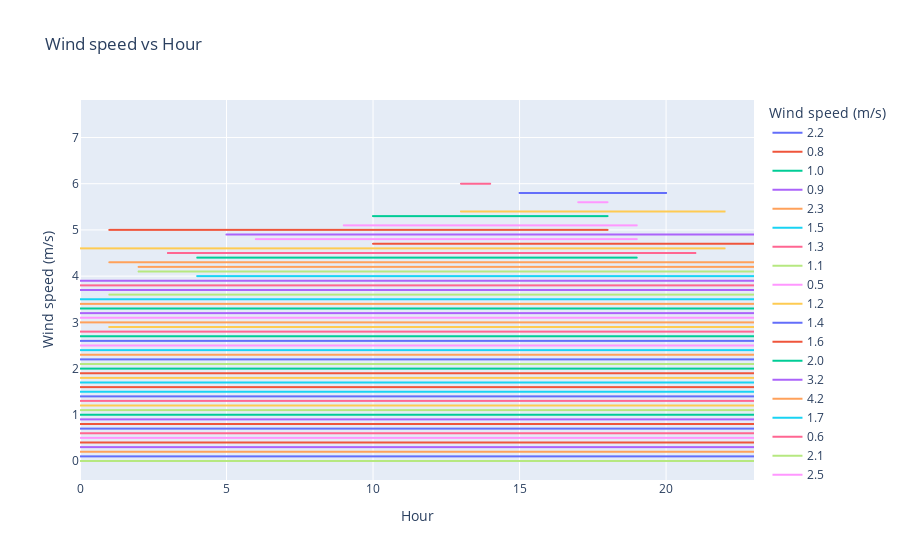

Write notebook code for a chart like this one.
### Code cell
# Line chart for Wind speed vs Hour
fig_wind = px.line(data, x='Hour', y='Wind speed (m/s)', title='Wind speed vs Hour',color='Wind speed (m/s)')
fig_wind.show()

### Figure 1 — Plotly figure (JSON) as saved in the notebook; plotly's stock layout.template omitted (floating-point values rounded to 4 significant figures; data arrays with more than 128 entries replaced by an {"elided": "..."} marker saying what was removed)
{"data": [{"hovertemplate": "Wind speed (m/s)=%{y}<br>Hour=%{x}<extra></extra>", "legendgroup": "2.2", "line": {"color": "#636efa", "dash": "solid"}, "marker": {"symbol": "circle"}, "mode": "lines", "name": "2.2", "showlegend": true, "type": "scattergl", "x": {"elided": "229 int values"}, "xaxis": "x", "y": {"elided": "229 float values"}, "yaxis": "y"}, {"hovertemplate": "Wind speed (m/s)=%{y}<br>Hour=%{x}<extra></extra>", "legendgroup": "0.8", "line": {"color": "#EF553B", "dash": "solid"}, "marker": {"symbol": "circle"}, "mode": "lines", "name": "0.8", "showlegend": true, "type": "scattergl", "x": {"elided": "385 int values"}, "xaxis": "x", "y": {"elided": "385 float values"}, "yaxis": "y"}, {"hovertemplate": "Wind speed (m/s)=%{y}<br>Hour=%{x}<extra></extra>", "legendgroup": "1.0", "line": {"color": "#00cc96", "dash": "solid"}, "marker": {"symbol": "circle"}, "mode": "lines", "name": "1.0", "showlegend": true, "type": "scattergl", "x": {"elided": "388 int values"}, "xaxis": "x", "y": {"elided": "388 int values"}, "yaxis": "y"}, {"hovertemplate": "Wind speed (m/s)=%{y}<br>Hour=%{x}<extra></extra>", "legendgroup": "0.9", "line": {"color": "#ab63fa", "dash": "solid"}, "marker": {"symbol": "circle"}, "mode": "lines", "name": "0.9", "showlegend": true, "type": "scattergl", "x": {"elided": "388 int values"}, "xaxis": "x", "y": {"elided": "388 float values"}, "yaxis": "y"}, {"hovertemplate": "Wind speed (m/s)=%{y}<br>Hour=%{x}<extra></extra>", "legendgroup": "2.3", "line": {"color": "#FFA15A", "dash": "solid"}, "marker": {"symbol": "circle"}, "mode": "lines", "name": "2.3", "showlegend": true, "type": "scattergl", "x": {"elided": "217 int values"}, "xaxis": "x", "y": {"elided": "217 float values"}, "yaxis": "y"}, {"hovertemplate": "Wind speed (m/s)=%{y}<br>Hour=%{x}<extra></extra>", "legendgroup": "1.5", "line": {"color": "#19d3f3", "dash": "solid"}, "marker": {"symbol": "circle"}, "mode": "lines", "name": "1.5", "showlegend": true, "type": "scattergl", "x": {"elided": "343 int values"}, "xaxis": "x", "y": {"elided": "343 float values"}, "yaxis": "y"}, {"hovertemplate": "Wind speed (m/s)=%{y}<br>Hour=%{x}<extra></extra>", "legendgroup": "1.3", "line": {"color": "#FF6692", "dash": "solid"}, "marker": {"symbol": "circle"}, "mode": "lines", "name": "1.3", "showlegend": true, "type": "scattergl", "x": {"elided": "344 int values"}, "xaxis": "x", "y": {"elided": "344 float values"}, "yaxis": "y"}, {"hovertemplate": "Wind speed (m/s)=%{y}<br>Hour=%{x}<extra></extra>", "legendgroup": "1.1", "line": {"color": "#B6E880", "dash": "solid"}, "marker": {"symbol": "circle"}, "mode": "lines", "name": "1.1", "showlegend": true, "type": "scattergl", "x": {"elided": "420 int values"}, "xaxis": "x", "y": {"elided": "420 float values"}, "yaxis": "y"}, {"hovertemplate": "Wind speed (m/s)=%{y}<br>Hour=%{x}<extra></extra>", "legendgroup": "0.5", "line": {"color": "#FF97FF", "dash": "solid"}, "marker": {"symbol": "circle"}, "mode": "lines", "name": "0.5", "showlegend": true, "type": "scattergl", "x": {"elided": "258 int values"}, "xaxis": "x", "y": {"elided": "258 float values"}, "yaxis": "y"}, {"hovertemplate": "Wind speed (m/s)=%{y}<br>Hour=%{x}<extra></extra>", "legendgroup": "1.2", "line": {"color": "#FECB52", "dash": "solid"}, "marker": {"symbol": "circle"}, "mode": "lines", "name": "1.2", "showlegend": true, "type": "scattergl", "x": {"elided": "403 int values"}, "xaxis": "x", "y": {"elided": "403 float values"}, "yaxis": "y"}, {"hovertemplate": "Wind speed (m/s)=%{y}<br>Hour=%{x}<extra></extra>", "legendgroup": "1.4", "line": {"color": "#636efa", "dash": "solid"}, "marker": {"symbol": "circle"}, "mode": "lines", "name": "1.4", "showlegend": true, "type": "scattergl", "x": {"elided": "355 int values"}, "xaxis": "x", "y": {"elided": "355 float values"}, "yaxis": "y"}, {"hovertemplate": "Wind speed (m/s)=%{y}<br>Hour=%{x}<extra></extra>", "legendgroup": "1.6", "line": {"color": "#EF553B", "dash": "solid"}, "marker": {"symbol": "circle"}, "mode": "lines", "name": "1.6", "showlegend": true, "type": "scattergl", "x": {"elided": "332 int values"}, "xaxis": "x", "y": {"elided": "332 float values"}, "yaxis": "y"}, {"hovertemplate": "Wind speed (m/s)=%{y}<br>Hour=%{x}<extra></extra>", "legendgroup": "2.0", "line": {"color": "#00cc96", "dash": "solid"}, "marker": {"symbol": "circle"}, "mode": "lines", "name": "2.0", "showlegend": true, "type": "scattergl", "x": {"elided": "281 int values"}, "xaxis": "x", "y": {"elided": "281 int values"}, "yaxis": "y"}, {"hovertemplate": "Wind speed (m/s)=%{y}<br>Hour=%{x}<extra></extra>", "legendgroup": "3.2", "line": {"color": "#ab63fa", "dash": "solid"}, "marker": {"symbol": "circle"}, "mode": "lines", "name": "3.2", "showlegend": true, "type": "scattergl", "x": [15, 19, 6, 4, 5, 21, 13, 20, 13, 23, 4, 21, 11, 3, 5, 8, 10, 13, 14, 18, 19, 6, 19, 21, 12, 19, 14, 1, 21, 3, 11, 22, 0, 19, 23, 15, 13, 18, 23, 0, 16, 8, 18, 21, 16, 13, 21, 18, 13, 16, 19, 13, 17, 17, 19, 16, 14, 21, 21, 15, 22, 18, 20, 16, 17, 1, 6, 17, 15, 17, 16, 16, 16, 5, 13, 17, 15, 17, 18, 16, 16, 13, 13, 18, 19, 22, 18, 15, 14, 15, 21, 16, 10, 12, 10, 11, 19, 14, 14, 17, 16, 17, 16, 17, 7, 17, 0, 7, 20, 16, 4, 1, 11, 21], "xaxis": "x", "y": [3.2, 3.2, 3.2, 3.2, 3.2, 3.2, 3.2, 3.2, 3.2, 3.2, 3.2, 3.2, 3.2, 3.2, 3.2, 3.2, 3.2, 3.2, 3.2, 3.2, 3.2, 3.2, 3.2, 3.2, 3.2, 3.2, 3.2, 3.2, 3.2, 3.2, 3.2, 3.2, 3.2, 3.2, 3.2, 3.2, 3.2, 3.2, 3.2, 3.2, 3.2, 3.2, 3.2, 3.2, 3.2, 3.2, 3.2, 3.2, 3.2, 3.2, 3.2, 3.2, 3.2, 3.2, 3.2, 3.2, 3.2, 3.2, 3.2, 3.2, 3.2, 3.2, 3.2, 3.2, 3.2, 3.2, 3.2, 3.2, 3.2, 3.2, 3.2, 3.2, 3.2, 3.2, 3.2, 3.2, 3.2, 3.2, 3.2, 3.2, 3.2, 3.2, 3.2, 3.2, 3.2, 3.2, 3.2, 3.2, 3.2, 3.2, 3.2, 3.2, 3.2, 3.2, 3.2, 3.2, 3.2, 3.2, 3.2, 3.2, 3.2, 3.2, 3.2, 3.2, 3.2, 3.2, 3.2, 3.2, 3.2, 3.2, 3.2, 3.2, 3.2, 3.2], "yaxis": "y"}, {"hovertemplate": "Wind speed (m/s)=%{y}<br>Hour=%{x}<extra></extra>", "legendgroup": "4.2", "line": {"color": "#FFA15A", "dash": "solid"}, "marker": {"symbol": "circle"}, "mode": "lines", "name": "4.2", "showlegend": true, "type": "scattergl", "x": [16, 9, 17, 23, 2, 13, 10, 12, 17, 16, 17, 8, 16, 17, 17, 12, 12, 16, 17, 16, 16, 14, 22, 12, 15, 20], "xaxis": "x", "y": [4.2, 4.2, 4.2, 4.2, 4.2, 4.2, 4.2, 4.2, 4.2, 4.2, 4.2, 4.2, 4.2, 4.2, 4.2, 4.2, 4.2, 4.2, 4.2, 4.2, 4.2, 4.2, 4.2, 4.2, 4.2, 4.2], "yaxis": "y"}, {"hovertemplate": "Wind speed (m/s)=%{y}<br>Hour=%{x}<extra></extra>", "legendgroup": "1.7", "line": {"color": "#19d3f3", "dash": "solid"}, "marker": {"symbol": "circle"}, "mode": "lines", "name": "1.7", "showlegend": true, "type": "scattergl", "x": {"elided": "320 int values"}, "xaxis": "x", "y": {"elided": "320 float values"}, "yaxis": "y"}, {"hovertemplate": "Wind speed (m/s)=%{y}<br>Hour=%{x}<extra></extra>", "legendgroup": "0.6", "line": {"color": "#FF6692", "dash": "solid"}, "marker": {"symbol": "circle"}, "mode": "lines", "name": "0.6", "showlegend": true, "type": "scattergl", "x": {"elided": "321 int values"}, "xaxis": "x", "y": {"elided": "321 float values"}, "yaxis": "y"}, {"hovertemplate": "Wind speed (m/s)=%{y}<br>Hour=%{x}<extra></extra>", "legendgroup": "2.1", "line": {"color": "#B6E880", "dash": "solid"}, "marker": {"symbol": "circle"}, "mode": "lines", "name": "2.1", "showlegend": true, "type": "scattergl", "x": {"elided": "226 int values"}, "xaxis": "x", "y": {"elided": "226 float values"}, "yaxis": "y"}, {"hovertemplate": "Wind speed (m/s)=%{y}<br>Hour=%{x}<extra></extra>", "legendgroup": "2.5", "line": {"color": "#FF97FF", "dash": "solid"}, "marker": {"symbol": "circle"}, "mode": "lines", "name": "2.5", "showlegend": true, "type": "scattergl", "x": {"elided": "177 int values"}, "xaxis": "x", "y": {"elided": "177 float values"}, "yaxis": "y"}, {"hovertemplate": "Wind speed (m/s)=%{y}<br>Hour=%{x}<extra></extra>", "legendgroup": "1.8", "line": {"color": "#FECB52", "dash": "solid"}, "marker": {"symbol": "circle"}, "mode": "lines", "name": "1.8", "showlegend": true, "type": "scattergl", "x": {"elided": "289 int values"}, "xaxis": "x", "y": {"elided": "289 float values"}, "yaxis": "y"}, {"hovertemplate": "Wind speed (m/s)=%{y}<br>Hour=%{x}<extra></extra>", "legendgroup": "2.6", "line": {"color": "#636efa", "dash": "solid"}, "marker": {"symbol": "circle"}, "mode": "lines", "name": "2.6", "showlegend": true, "type": "scattergl", "x": {"elided": "181 int values"}, "xaxis": "x", "y": {"elided": "181 float values"}, "yaxis": "y"}, {"hovertemplate": "Wind speed (m/s)=%{y}<br>Hour=%{x}<extra></extra>", "legendgroup": "1.9", "line": {"color": "#EF553B", "dash": "solid"}, "marker": {"symbol": "circle"}, "mode": "lines", "name": "1.9", "showlegend": true, "type": "scattergl", "x": {"elided": "227 int values"}, "xaxis": "x", "y": {"elided": "227 float values"}, "yaxis": "y"}, {"hovertemplate": "Wind speed (m/s)=%{y}<br>Hour=%{x}<extra></extra>", "legendgroup": "2.7", "line": {"color": "#00cc96", "dash": "solid"}, "marker": {"symbol": "circle"}, "mode": "lines", "name": "2.7", "showlegend": true, "type": "scattergl", "x": {"elided": "159 int values"}, "xaxis": "x", "y": {"elided": "159 float values"}, "yaxis": "y"}, {"hovertemplate": "Wind speed (m/s)=%{y}<br>Hour=%{x}<extra></extra>", "legendgroup": "3.7", "line": {"color": "#ab63fa", "dash": "solid"}, "marker": {"symbol": "circle"}, "mode": "lines", "name": "3.7", "showlegend": true, "type": "scattergl", "x": [6, 14, 10, 17, 13, 13, 6, 14, 10, 12, 5, 15, 19, 18, 10, 13, 3, 10, 22, 7, 9, 1, 18, 14, 15, 17, 19, 14, 21, 22, 20, 16, 22, 13, 19, 11, 15, 17, 16, 18, 17, 18, 14, 16, 15, 22, 13, 14, 13, 14, 16, 15, 17, 0, 15, 15, 17, 19, 13, 18, 15, 0, 16, 13, 0, 23, 8, 16, 15, 10, 14, 19, 2], "xaxis": "x", "y": [3.7, 3.7, 3.7, 3.7, 3.7, 3.7, 3.7, 3.7, 3.7, 3.7, 3.7, 3.7, 3.7, 3.7, 3.7, 3.7, 3.7, 3.7, 3.7, 3.7, 3.7, 3.7, 3.7, 3.7, 3.7, 3.7, 3.7, 3.7, 3.7, 3.7, 3.7, 3.7, 3.7, 3.7, 3.7, 3.7, 3.7, 3.7, 3.7, 3.7, 3.7, 3.7, 3.7, 3.7, 3.7, 3.7, 3.7, 3.7, 3.7, 3.7, 3.7, 3.7, 3.7, 3.7, 3.7, 3.7, 3.7, 3.7, 3.7, 3.7, 3.7, 3.7, 3.7, 3.7, 3.7, 3.7, 3.7, 3.7, 3.7, 3.7, 3.7, 3.7, 3.7], "yaxis": "y"}, {"hovertemplate": "Wind speed (m/s)=%{y}<br>Hour=%{x}<extra></extra>", "legendgroup": "3.4", "line": {"color": "#FFA15A", "dash": "solid"}, "marker": {"symbol": "circle"}, "mode": "lines", "name": "3.4", "showlegend": true, "type": "scattergl", "x": [7, 16, 0, 2, 9, 0, 20, 3, 18, 13, 3, 9, 18, 7, 10, 12, 16, 6, 10, 23, 14, 11, 13, 22, 16, 0, 6, 18, 23, 18, 15, 2, 6, 13, 14, 14, 16, 16, 16, 17, 14, 19, 5, 7, 14, 12, 13, 19, 18, 16, 18, 20, 12, 13, 18, 17, 14, 19, 16, 15, 17, 18, 13, 18, 15, 16, 17, 11, 16, 17, 12, 20, 12, 8, 15, 9, 16, 16, 12, 21, 15, 18, 15, 22, 0], "xaxis": "x", "y": [3.4, 3.4, 3.4, 3.4, 3.4, 3.4, 3.4, 3.4, 3.4, 3.4, 3.4, 3.4, 3.4, 3.4, 3.4, 3.4, 3.4, 3.4, 3.4, 3.4, 3.4, 3.4, 3.4, 3.4, 3.4, 3.4, 3.4, 3.4, 3.4, 3.4, 3.4, 3.4, 3.4, 3.4, 3.4, 3.4, 3.4, 3.4, 3.4, 3.4, 3.4, 3.4, 3.4, 3.4, 3.4, 3.4, 3.4, 3.4, 3.4, 3.4, 3.4, 3.4, 3.4, 3.4, 3.4, 3.4, 3.4, 3.4, 3.4, 3.4, 3.4, 3.4, 3.4, 3.4, 3.4, 3.4, 3.4, 3.4, 3.4, 3.4, 3.4, 3.4, 3.4, 3.4, 3.4, 3.4, 3.4, 3.4, 3.4, 3.4, 3.4, 3.4, 3.4, 3.4, 3.4], "yaxis": "y"}, {"hovertemplate": "Wind speed (m/s)=%{y}<br>Hour=%{x}<extra></extra>", "legendgroup": "3.5", "line": {"color": "#19d3f3", "dash": "solid"}, "marker": {"symbol": "circle"}, "mode": "lines", "name": "3.5", "showlegend": true, "type": "scattergl", "x": [8, 6, 16, 16, 18, 21, 9, 14, 4, 11, 9, 10, 17, 17, 11, 21, 8, 16, 10, 20, 18, 0, 16, 22, 4, 18, 13, 11, 14, 16, 0, 15, 1, 12, 7, 20, 17, 12, 10, 18, 17, 14, 3, 19, 4, 15, 23, 21, 15, 19, 17, 19, 18, 18, 17, 14, 19, 14, 8, 16, 13, 16, 20, 14, 19, 8, 20, 13, 14, 15, 0, 11, 13, 12, 14, 1, 18, 13, 23], "xaxis": "x", "y": [3.5, 3.5, 3.5, 3.5, 3.5, 3.5, 3.5, 3.5, 3.5, 3.5, 3.5, 3.5, 3.5, 3.5, 3.5, 3.5, 3.5, 3.5, 3.5, 3.5, 3.5, 3.5, 3.5, 3.5, 3.5, 3.5, 3.5, 3.5, 3.5, 3.5, 3.5, 3.5, 3.5, 3.5, 3.5, 3.5, 3.5, 3.5, 3.5, 3.5, 3.5, 3.5, 3.5, 3.5, 3.5, 3.5, 3.5, 3.5, 3.5, 3.5, 3.5, 3.5, 3.5, 3.5, 3.5, 3.5, 3.5, 3.5, 3.5, 3.5, 3.5, 3.5, 3.5, 3.5, 3.5, 3.5, 3.5, 3.5, 3.5, 3.5, 3.5, 3.5, 3.5, 3.5, 3.5, 3.5, 3.5, 3.5, 3.5], "yaxis": "y"}, {"hovertemplate": "Wind speed (m/s)=%{y}<br>Hour=%{x}<extra></extra>", "legendgroup": "4.5", "line": {"color": "#FF6692", "dash": "solid"}, "marker": {"symbol": "circle"}, "mode": "lines", "name": "4.5", "showlegend": true, "type": "scattergl", "x": [10, 14, 21, 15, 10, 15, 12, 11, 11, 12, 18, 7, 14, 15, 17, 14, 16, 15, 15, 13, 16, 20, 3, 15, 11], "xaxis": "x", "y": [4.5, 4.5, 4.5, 4.5, 4.5, 4.5, 4.5, 4.5, 4.5, 4.5, 4.5, 4.5, 4.5, 4.5, 4.5, 4.5, 4.5, 4.5, 4.5, 4.5, 4.5, 4.5, 4.5, 4.5, 4.5], "yaxis": "y"}, {"hovertemplate": "Wind speed (m/s)=%{y}<br>Hour=%{x}<extra></extra>", "legendgroup": "4.1", "line": {"color": "#B6E880", "dash": "solid"}, "marker": {"symbol": "circle"}, "mode": "lines", "name": "4.1", "showlegend": true, "type": "scattergl", "x": [11, 14, 2, 10, 21, 20, 18, 12, 19, 15, 21, 14, 15, 23, 7, 15, 15, 16, 18, 11, 15, 23, 20, 23, 10, 17, 15, 15, 15, 16, 17, 22, 11, 15, 10, 11, 21, 11, 12], "xaxis": "x", "y": [4.1, 4.1, 4.1, 4.1, 4.1, 4.1, 4.1, 4.1, 4.1, 4.1, 4.1, 4.1, 4.1, 4.1, 4.1, 4.1, 4.1, 4.1, 4.1, 4.1, 4.1, 4.1, 4.1, 4.1, 4.1, 4.1, 4.1, 4.1, 4.1, 4.1, 4.1, 4.1, 4.1, 4.1, 4.1, 4.1, 4.1, 4.1, 4.1], "yaxis": "y"}, {"hovertemplate": "Wind speed (m/s)=%{y}<br>Hour=%{x}<extra></extra>", "legendgroup": "4.8", "line": {"color": "#FF97FF", "dash": "solid"}, "marker": {"symbol": "circle"}, "mode": "lines", "name": "4.8", "showlegend": true, "type": "scattergl", "x": [12, 15, 6, 19, 16, 11, 15, 15, 10, 15, 11, 13], "xaxis": "x", "y": [4.8, 4.8, 4.8, 4.8, 4.8, 4.8, 4.8, 4.8, 4.8, 4.8, 4.8, 4.8], "yaxis": "y"}, {"hovertemplate": "Wind speed (m/s)=%{y}<br>Hour=%{x}<extra></extra>", "legendgroup": "5.4", "line": {"color": "#FECB52", "dash": "solid"}, "marker": {"symbol": "circle"}, "mode": "lines", "name": "5.4", "showlegend": true, "type": "scattergl", "x": [13, 22, 20], "xaxis": "x", "y": [5.4, 5.4, 5.4], "yaxis": "y"}, {"hovertemplate": "Wind speed (m/s)=%{y}<br>Hour=%{x}<extra></extra>", "legendgroup": "5.8", "line": {"color": "#636efa", "dash": "solid"}, "marker": {"symbol": "circle"}, "mode": "lines", "name": "5.8", "showlegend": true, "type": "scattergl", "x": [15, 20, 16, 19], "xaxis": "x", "y": [5.8, 5.8, 5.8, 5.8], "yaxis": "y"}, {"hovertemplate": "Wind speed (m/s)=%{y}<br>Hour=%{x}<extra></extra>", "legendgroup": "4.7", "line": {"color": "#EF553B", "dash": "solid"}, "marker": {"symbol": "circle"}, "mode": "lines", "name": "4.7", "showlegend": true, "type": "scattergl", "x": [16, 22, 13, 20, 13, 16, 11, 12, 12, 18, 15, 13, 14, 16, 13, 16, 16, 15, 19, 14, 23, 13, 10], "xaxis": "x", "y": [4.7, 4.7, 4.7, 4.7, 4.7, 4.7, 4.7, 4.7, 4.7, 4.7, 4.7, 4.7, 4.7, 4.7, 4.7, 4.7, 4.7, 4.7, 4.7, 4.7, 4.7, 4.7, 4.7], "yaxis": "y"}, {"hovertemplate": "Wind speed (m/s)=%{y}<br>Hour=%{x}<extra></extra>", "legendgroup": "5.3", "line": {"color": "#00cc96", "dash": "solid"}, "marker": {"symbol": "circle"}, "mode": "lines", "name": "5.3", "showlegend": true, "type": "scattergl", "x": [17, 14, 15, 10, 18, 17, 12, 13], "xaxis": "x", "y": [5.3, 5.3, 5.3, 5.3, 5.3, 5.3, 5.3, 5.3], "yaxis": "y"}, {"hovertemplate": "Wind speed (m/s)=%{y}<br>Hour=%{x}<extra></extra>", "legendgroup": "3.9", "line": {"color": "#ab63fa", "dash": "solid"}, "marker": {"symbol": "circle"}, "mode": "lines", "name": "3.9", "showlegend": true, "type": "scattergl", "x": [18, 20, 19, 15, 16, 22, 2, 0, 13, 5, 21, 15, 10, 12, 2, 11, 13, 16, 17, 19, 9, 2, 12, 15, 19, 9, 12, 17, 16, 13, 14, 18, 16, 13, 17, 17, 1, 10, 16, 13, 22, 15, 23, 15, 20], "xaxis": "x", "y": [3.9, 3.9, 3.9, 3.9, 3.9, 3.9, 3.9, 3.9, 3.9, 3.9, 3.9, 3.9, 3.9, 3.9, 3.9, 3.9, 3.9, 3.9, 3.9, 3.9, 3.9, 3.9, 3.9, 3.9, 3.9, 3.9, 3.9, 3.9, 3.9, 3.9, 3.9, 3.9, 3.9, 3.9, 3.9, 3.9, 3.9, 3.9, 3.9, 3.9, 3.9, 3.9, 3.9, 3.9, 3.9], "yaxis": "y"}, {"hovertemplate": "Wind speed (m/s)=%{y}<br>Hour=%{x}<extra></extra>", "legendgroup": "3.0", "line": {"color": "#FFA15A", "dash": "solid"}, "marker": {"symbol": "circle"}, "mode": "lines", "name": "3.0", "showlegend": true, "type": "scattergl", "x": [20, 4, 18, 21, 22, 15, 6, 8, 19, 15, 10, 19, 1, 6, 13, 15, 16, 18, 5, 20, 7, 6, 18, 14, 22, 15, 16, 18, 22, 17, 13, 21, 4, 12, 16, 3, 18, 17, 0, 16, 12, 15, 16, 15, 19, 18, 13, 14, 16, 21, 22, 16, 16, 18, 18, 17, 11, 11, 12, 15, 16, 18, 12, 12, 17, 16, 22, 18, 1, 14, 14, 14, 16, 17, 18, 15, 18, 17, 13, 15, 19, 22, 21, 22, 12, 16, 17, 9, 19, 18, 7, 16, 21, 9, 15, 17, 13, 18, 16, 11, 21, 11, 13, 15, 15, 2, 15, 21, 23, 7, 17, 16, 9, 16, 19], "xaxis": "x", "y": [3, 3, 3, 3, 3, 3, 3, 3, 3, 3, 3, 3, 3, 3, 3, 3, 3, 3, 3, 3, 3, 3, 3, 3, 3, 3, 3, 3, 3, 3, 3, 3, 3, 3, 3, 3, 3, 3, 3, 3, 3, 3, 3, 3, 3, 3, 3, 3, 3, 3, 3, 3, 3, 3, 3, 3, 3, 3, 3, 3, 3, 3, 3, 3, 3, 3, 3, 3, 3, 3, 3, 3, 3, 3, 3, 3, 3, 3, 3, 3, 3, 3, 3, 3, 3, 3, 3, 3, 3, 3, 3, 3, 3, 3, 3, 3, 3, 3, 3, 3, 3, 3, 3, 3, 3, 3, 3, 3, 3, 3, 3, 3, 3, 3, 3], "yaxis": "y"}, {"hovertemplate": "Wind speed (m/s)=%{y}<br>Hour=%{x}<extra></extra>", "legendgroup": "2.4", "line": {"color": "#19d3f3", "dash": "solid"}, "marker": {"symbol": "circle"}, "mode": "lines", "name": "2.4", "showlegend": true, "type": "scattergl", "x": {"elided": "193 int values"}, "xaxis": "x", "y": {"elided": "193 float values"}, "yaxis": "y"}, {"hovertemplate": "Wind speed (m/s)=%{y}<br>Hour=%{x}<extra></extra>", "legendgroup": "2.8", "line": {"color": "#FF6692", "dash": "solid"}, "marker": {"symbol": "circle"}, "mode": "lines", "name": "2.8", "showlegend": true, "type": "scattergl", "x": {"elided": "159 int values"}, "xaxis": "x", "y": {"elided": "159 float values"}, "yaxis": "y"}, {"hovertemplate": "Wind speed (m/s)=%{y}<br>Hour=%{x}<extra></extra>", "legendgroup": "0.0", "line": {"color": "#B6E880", "dash": "solid"}, "marker": {"symbol": "circle"}, "mode": "lines", "name": "0.0", "showlegend": true, "type": "scattergl", "x": [11, 12, 13, 14, 15, 16, 17, 18, 19, 20, 21, 22, 23, 0, 1, 2, 3, 4, 5, 6, 7, 8, 9, 10, 3, 2, 21, 4, 1, 3, 5, 1, 4, 6, 19, 2, 5, 23, 6, 6, 4, 2, 8, 6, 0, 3, 4, 5, 5, 1, 22, 23, 0, 22, 23, 22, 2, 5, 1, 0, 2, 2, 4, 18, 9, 22, 23, 4, 5, 6, 8, 3, 4, 5], "xaxis": "x", "y": [0, 0, 0, 0, 0, 0, 0, 0, 0, 0, 0, 0, 0, 0, 0, 0, 0, 0, 0, 0, 0, 0, 0, 0, 0, 0, 0, 0, 0, 0, 0, 0, 0, 0, 0, 0, 0, 0, 0, 0, 0, 0, 0, 0, 0, 0, 0, 0, 0, 0, 0, 0, 0, 0, 0, 0, 0, 0, 0, 0, 0, 0, 0, 0, 0, 0, 0, 0, 0, 0, 0, 0, 0, 0], "yaxis": "y"}, {"hovertemplate": "Wind speed (m/s)=%{y}<br>Hour=%{x}<extra></extra>", "legendgroup": "3.1", "line": {"color": "#FF97FF", "dash": "solid"}, "marker": {"symbol": "circle"}, "mode": "lines", "name": "3.1", "showlegend": true, "type": "scattergl", "x": [15, 13, 15, 14, 7, 11, 15, 3, 5, 14, 16, 22, 23, 12, 7, 17, 1, 2, 20, 13, 1, 8, 15, 21, 19, 17, 22, 21, 5, 17, 10, 20, 17, 12, 16, 17, 13, 16, 13, 16, 17, 20, 22, 1, 4, 5, 12, 14, 18, 12, 15, 16, 19, 18, 13, 18, 15, 18, 12, 19, 23, 3, 18, 19, 14, 16, 14, 18, 20, 17, 13, 16, 0, 11, 21, 11, 18, 18, 9, 8, 17, 19, 15, 18, 19, 12, 16, 19, 13, 19, 23, 19, 10, 18, 16, 15, 16, 14, 21, 15, 16, 17, 17, 18, 18, 21, 15, 14, 10, 19, 19, 17, 12, 12, 17, 18, 8, 0, 5, 6, 14, 0, 2, 8], "xaxis": "x", "y": [3.1, 3.1, 3.1, 3.1, 3.1, 3.1, 3.1, 3.1, 3.1, 3.1, 3.1, 3.1, 3.1, 3.1, 3.1, 3.1, 3.1, 3.1, 3.1, 3.1, 3.1, 3.1, 3.1, 3.1, 3.1, 3.1, 3.1, 3.1, 3.1, 3.1, 3.1, 3.1, 3.1, 3.1, 3.1, 3.1, 3.1, 3.1, 3.1, 3.1, 3.1, 3.1, 3.1, 3.1, 3.1, 3.1, 3.1, 3.1, 3.1, 3.1, 3.1, 3.1, 3.1, 3.1, 3.1, 3.1, 3.1, 3.1, 3.1, 3.1, 3.1, 3.1, 3.1, 3.1, 3.1, 3.1, 3.1, 3.1, 3.1, 3.1, 3.1, 3.1, 3.1, 3.1, 3.1, 3.1, 3.1, 3.1, 3.1, 3.1, 3.1, 3.1, 3.1, 3.1, 3.1, 3.1, 3.1, 3.1, 3.1, 3.1, 3.1, 3.1, 3.1, 3.1, 3.1, 3.1, 3.1, 3.1, 3.1, 3.1, 3.1, 3.1, 3.1, 3.1, 3.1, 3.1, 3.1, 3.1, 3.1, 3.1, 3.1, 3.1, 3.1, 3.1, 3.1, 3.1, 3.1, 3.1, 3.1, 3.1, 3.1, 3.1, 3.1, 3.1], "yaxis": "y"}, {"hovertemplate": "Wind speed (m/s)=%{y}<br>Hour=%{x}<extra></extra>", "legendgroup": "2.9", "line": {"color": "#FECB52", "dash": "solid"}, "marker": {"symbol": "circle"}, "mode": "lines", "name": "2.9", "showlegend": true, "type": "scattergl", "x": {"elided": "145 int values"}, "xaxis": "x", "y": {"elided": "145 float values"}, "yaxis": "y"}, {"hovertemplate": "Wind speed (m/s)=%{y}<br>Hour=%{x}<extra></extra>", "legendgroup": "0.7", "line": {"color": "#636efa", "dash": "solid"}, "marker": {"symbol": "circle"}, "mode": "lines", "name": "0.7", "showlegend": true, "type": "scattergl", "x": {"elided": "313 int values"}, "xaxis": "x", "y": {"elided": "313 float values"}, "yaxis": "y"}, {"hovertemplate": "Wind speed (m/s)=%{y}<br>Hour=%{x}<extra></extra>", "legendgroup": "0.4", "line": {"color": "#EF553B", "dash": "solid"}, "marker": {"symbol": "circle"}, "mode": "lines", "name": "0.4", "showlegend": true, "type": "scattergl", "x": {"elided": "186 int values"}, "xaxis": "x", "y": {"elided": "186 float values"}, "yaxis": "y"}, {"hovertemplate": "Wind speed (m/s)=%{y}<br>Hour=%{x}<extra></extra>", "legendgroup": "3.3", "line": {"color": "#00cc96", "dash": "solid"}, "marker": {"symbol": "circle"}, "mode": "lines", "name": "3.3", "showlegend": true, "type": "scattergl", "x": [15, 18, 10, 8, 18, 16, 20, 16, 17, 17, 2, 16, 23, 14, 17, 3, 8, 11, 15, 17, 9, 5, 19, 1, 11, 18, 11, 12, 14, 17, 23, 13, 19, 15, 12, 15, 18, 15, 11, 14, 19, 21, 23, 0, 15, 20, 21, 20, 17, 18, 0, 18, 12, 15, 17, 12, 16, 17, 19, 17, 14, 15, 16, 14, 0, 15, 10, 15, 17, 15, 20, 17, 17, 12, 21, 17, 18, 15, 18, 19, 6, 11, 19, 20, 17, 20, 19, 14, 20, 10, 15, 18, 3, 9, 11, 16, 15, 15, 17, 15], "xaxis": "x", "y": [3.3, 3.3, 3.3, 3.3, 3.3, 3.3, 3.3, 3.3, 3.3, 3.3, 3.3, 3.3, 3.3, 3.3, 3.3, 3.3, 3.3, 3.3, 3.3, 3.3, 3.3, 3.3, 3.3, 3.3, 3.3, 3.3, 3.3, 3.3, 3.3, 3.3, 3.3, 3.3, 3.3, 3.3, 3.3, 3.3, 3.3, 3.3, 3.3, 3.3, 3.3, 3.3, 3.3, 3.3, 3.3, 3.3, 3.3, 3.3, 3.3, 3.3, 3.3, 3.3, 3.3, 3.3, 3.3, 3.3, 3.3, 3.3, 3.3, 3.3, 3.3, 3.3, 3.3, 3.3, 3.3, 3.3, 3.3, 3.3, 3.3, 3.3, 3.3, 3.3, 3.3, 3.3, 3.3, 3.3, 3.3, 3.3, 3.3, 3.3, 3.3, 3.3, 3.3, 3.3, 3.3, 3.3, 3.3, 3.3, 3.3, 3.3, 3.3, 3.3, 3.3, 3.3, 3.3, 3.3, 3.3, 3.3, 3.3, 3.3], "yaxis": "y"}, {"hovertemplate": "Wind speed (m/s)=%{y}<br>Hour=%{x}<extra></extra>", "legendgroup": "0.3", "line": {"color": "#ab63fa", "dash": "solid"}, "marker": {"symbol": "circle"}, "mode": "lines", "name": "0.3", "showlegend": true, "type": "scattergl", "x": {"elided": "158 int values"}, "xaxis": "x", "y": {"elided": "158 float values"}, "yaxis": "y"}, {"hovertemplate": "Wind speed (m/s)=%{y}<br>Hour=%{x}<extra></extra>", "legendgroup": "4.3", "line": {"color": "#FFA15A", "dash": "solid"}, "marker": {"symbol": "circle"}, "mode": "lines", "name": "4.3", "showlegend": true, "type": "scattergl", "x": [17, 23, 14, 18, 1, 14, 4, 14, 16, 15, 16, 3, 15, 13, 14, 14, 16, 7, 17, 14, 17, 16, 13, 8, 17, 20, 17, 23, 2, 3, 16, 14, 11], "xaxis": "x", "y": [4.3, 4.3, 4.3, 4.3, 4.3, 4.3, 4.3, 4.3, 4.3, 4.3, 4.3, 4.3, 4.3, 4.3, 4.3, 4.3, 4.3, 4.3, 4.3, 4.3, 4.3, 4.3, 4.3, 4.3, 4.3, 4.3, 4.3, 4.3, 4.3, 4.3, 4.3, 4.3, 4.3], "yaxis": "y"}, {"hovertemplate": "Wind speed (m/s)=%{y}<br>Hour=%{x}<extra></extra>", "legendgroup": "4.0", "line": {"color": "#19d3f3", "dash": "solid"}, "marker": {"symbol": "circle"}, "mode": "lines", "name": "4.0", "showlegend": true, "type": "scattergl", "x": [19, 16, 11, 13, 12, 13, 17, 8, 11, 13, 22, 23, 12, 22, 17, 18, 16, 4, 7, 10, 14, 13, 14, 19, 13, 16, 22, 14, 18, 13, 16, 11, 20, 15, 12, 12, 16, 14, 16, 17, 18, 17, 4, 16, 16, 21, 9], "xaxis": "x", "y": [4, 4, 4, 4, 4, 4, 4, 4, 4, 4, 4, 4, 4, 4, 4, 4, 4, 4, 4, 4, 4, 4, 4, 4, 4, 4, 4, 4, 4, 4, 4, 4, 4, 4, 4, 4, 4, 4, 4, 4, 4, 4, 4, 4, 4, 4, 4], "yaxis": "y"}, {"hovertemplate": "Wind speed (m/s)=%{y}<br>Hour=%{x}<extra></extra>", "legendgroup": "3.8", "line": {"color": "#FF6692", "dash": "solid"}, "marker": {"symbol": "circle"}, "mode": "lines", "name": "3.8", "showlegend": true, "type": "scattergl", "x": [1, 11, 20, 12, 13, 14, 15, 0, 11, 14, 15, 0, 9, 12, 20, 9, 20, 14, 20, 21, 13, 16, 23, 13, 9, 16, 3, 16, 12, 19, 6, 23, 20, 14, 18, 14, 14, 13, 15, 11, 17, 16, 16, 18, 6, 16, 14, 12, 13, 15, 15, 15, 12, 15, 21], "xaxis": "x", "y": [3.8, 3.8, 3.8, 3.8, 3.8, 3.8, 3.8, 3.8, 3.8, 3.8, 3.8, 3.8, 3.8, 3.8, 3.8, 3.8, 3.8, 3.8, 3.8, 3.8, 3.8, 3.8, 3.8, 3.8, 3.8, 3.8, 3.8, 3.8, 3.8, 3.8, 3.8, 3.8, 3.8, 3.8, 3.8, 3.8, 3.8, 3.8, 3.8, 3.8, 3.8, 3.8, 3.8, 3.8, 3.8, 3.8, 3.8, 3.8, 3.8, 3.8, 3.8, 3.8, 3.8, 3.8, 3.8], "yaxis": "y"}, {"hovertemplate": "Wind speed (m/s)=%{y}<br>Hour=%{x}<extra></extra>", "legendgroup": "3.6", "line": {"color": "#B6E880", "dash": "solid"}, "marker": {"symbol": "circle"}, "mode": "lines", "name": "3.6", "showlegend": true, "type": "scattergl", "x": [8, 13, 17, 9, 14, 15, 23, 19, 11, 17, 16, 17, 18, 17, 11, 18, 15, 16, 4, 9, 1, 1, 16, 17, 23, 19, 11, 23, 19, 19, 14, 18, 16, 17, 18, 18, 15, 20, 23, 14, 16, 15, 21, 15, 5, 21, 14, 2, 5, 20, 17, 10, 14, 13, 17, 16, 16, 17], "xaxis": "x", "y": [3.6, 3.6, 3.6, 3.6, 3.6, 3.6, 3.6, 3.6, 3.6, 3.6, 3.6, 3.6, 3.6, 3.6, 3.6, 3.6, 3.6, 3.6, 3.6, 3.6, 3.6, 3.6, 3.6, 3.6, 3.6, 3.6, 3.6, 3.6, 3.6, 3.6, 3.6, 3.6, 3.6, 3.6, 3.6, 3.6, 3.6, 3.6, 3.6, 3.6, 3.6, 3.6, 3.6, 3.6, 3.6, 3.6, 3.6, 3.6, 3.6, 3.6, 3.6, 3.6, 3.6, 3.6, 3.6, 3.6, 3.6, 3.6], "yaxis": "y"}, {"hovertemplate": "Wind speed (m/s)=%{y}<br>Hour=%{x}<extra></extra>", "legendgroup": "5.1", "line": {"color": "#FF97FF", "dash": "solid"}, "marker": {"symbol": "circle"}, "mode": "lines", "name": "5.1", "showlegend": true, "type": "scattergl", "x": [9, 13, 19, 13, 13, 16, 15], "xaxis": "x", "y": [5.1, 5.1, 5.1, 5.1, 5.1, 5.1, 5.1], "yaxis": "y"}, {"hovertemplate": "Wind speed (m/s)=%{y}<br>Hour=%{x}<extra></extra>", "legendgroup": "4.6", "line": {"color": "#FECB52", "dash": "solid"}, "marker": {"symbol": "circle"}, "mode": "lines", "name": "4.6", "showlegend": true, "type": "scattergl", "x": [12, 22, 0, 15, 10, 13, 11, 17, 14, 15, 11, 12, 20, 12, 0, 12, 12, 17, 21, 13, 13], "xaxis": "x", "y": [4.6, 4.6, 4.6, 4.6, 4.6, 4.6, 4.6, 4.6, 4.6, 4.6, 4.6, 4.6, 4.6, 4.6, 4.6, 4.6, 4.6, 4.6, 4.6, 4.6, 4.6], "yaxis": "y"}, {"hovertemplate": "Wind speed (m/s)=%{y}<br>Hour=%{x}<extra></extra>", "legendgroup": "0.1", "line": {"color": "#636efa", "dash": "solid"}, "marker": {"symbol": "circle"}, "mode": "lines", "name": "0.1", "showlegend": true, "type": "scattergl", "x": [22, 0, 2, 5, 1, 22, 22, 23, 20, 1, 4, 20, 2, 6, 6, 6, 23, 4, 6, 2, 3, 5, 2, 6, 23, 6, 23, 3, 4, 1, 0, 3, 1, 6, 1, 20, 23, 21, 1, 4, 22, 2, 23, 3, 1, 23, 3, 2, 10], "xaxis": "x", "y": [0.1, 0.1, 0.1, 0.1, 0.1, 0.1, 0.1, 0.1, 0.1, 0.1, 0.1, 0.1, 0.1, 0.1, 0.1, 0.1, 0.1, 0.1, 0.1, 0.1, 0.1, 0.1, 0.1, 0.1, 0.1, 0.1, 0.1, 0.1, 0.1, 0.1, 0.1, 0.1, 0.1, 0.1, 0.1, 0.1, 0.1, 0.1, 0.1, 0.1, 0.1, 0.1, 0.1, 0.1, 0.1, 0.1, 0.1, 0.1, 0.1], "yaxis": "y"}, {"hovertemplate": "Wind speed (m/s)=%{y}<br>Hour=%{x}<extra></extra>", "legendgroup": "5.0", "line": {"color": "#EF553B", "dash": "solid"}, "marker": {"symbol": "circle"}, "mode": "lines", "name": "5.0", "showlegend": true, "type": "scattergl", "x": [15, 15, 1, 17, 18, 15, 17, 12, 14, 17, 13, 13, 11], "xaxis": "x", "y": [5, 5, 5, 5, 5, 5, 5, 5, 5, 5, 5, 5, 5], "yaxis": "y"}, {"hovertemplate": "Wind speed (m/s)=%{y}<br>Hour=%{x}<extra></extra>", "legendgroup": "4.4", "line": {"color": "#00cc96", "dash": "solid"}, "marker": {"symbol": "circle"}, "mode": "lines", "name": "4.4", "showlegend": true, "type": "scattergl", "x": [19, 14, 4, 18, 15, 14, 16, 17, 15, 14, 17, 16, 16, 18, 14, 14, 14], "xaxis": "x", "y": [4.4, 4.4, 4.4, 4.4, 4.4, 4.4, 4.4, 4.4, 4.4, 4.4, 4.4, 4.4, 4.4, 4.4, 4.4, 4.4, 4.4], "yaxis": "y"}, {"hovertemplate": "Wind speed (m/s)=%{y}<br>Hour=%{x}<extra></extra>", "legendgroup": "4.9", "line": {"color": "#ab63fa", "dash": "solid"}, "marker": {"symbol": "circle"}, "mode": "lines", "name": "4.9", "showlegend": true, "type": "scattergl", "x": [11, 15, 16, 9, 5, 7, 10, 14, 14, 14, 23, 17, 14, 12, 17], "xaxis": "x", "y": [4.9, 4.9, 4.9, 4.9, 4.9, 4.9, 4.9, 4.9, 4.9, 4.9, 4.9, 4.9, 4.9, 4.9, 4.9], "yaxis": "y"}, {"hovertemplate": "Wind speed (m/s)=%{y}<br>Hour=%{x}<extra></extra>", "legendgroup": "0.2", "line": {"color": "#FFA15A", "dash": "solid"}, "marker": {"symbol": "circle"}, "mode": "lines", "name": "0.2", "showlegend": true, "type": "scattergl", "x": [9, 9, 1, 17, 1, 3, 5, 1, 23, 4, 6, 4, 7, 1, 1, 0, 1, 3, 6, 0, 0, 4, 7, 2, 3, 5, 3, 6, 7, 1, 5, 6, 6, 2, 0, 3, 4, 3, 0, 1, 22, 1, 1, 18, 8, 19, 3, 4, 1, 2, 3, 15, 2, 6, 2, 5, 10, 2, 0, 22, 6, 0, 20, 1, 6, 6, 6, 8, 22, 23, 0, 2, 1, 22, 3, 6, 22, 1, 2, 9, 5, 5, 3, 23, 18, 7], "xaxis": "x", "y": [0.2, 0.2, 0.2, 0.2, 0.2, 0.2, 0.2, 0.2, 0.2, 0.2, 0.2, 0.2, 0.2, 0.2, 0.2, 0.2, 0.2, 0.2, 0.2, 0.2, 0.2, 0.2, 0.2, 0.2, 0.2, 0.2, 0.2, 0.2, 0.2, 0.2, 0.2, 0.2, 0.2, 0.2, 0.2, 0.2, 0.2, 0.2, 0.2, 0.2, 0.2, 0.2, 0.2, 0.2, 0.2, 0.2, 0.2, 0.2, 0.2, 0.2, 0.2, 0.2, 0.2, 0.2, 0.2, 0.2, 0.2, 0.2, 0.2, 0.2, 0.2, 0.2, 0.2, 0.2, 0.2, 0.2, 0.2, 0.2, 0.2, 0.2, 0.2, 0.2, 0.2, 0.2, 0.2, 0.2, 0.2, 0.2, 0.2, 0.2, 0.2, 0.2, 0.2, 0.2, 0.2, 0.2], "yaxis": "y"}, {"hovertemplate": "Wind speed (m/s)=%{y}<br>Hour=%{x}<extra></extra>", "legendgroup": "6.7", "line": {"color": "#19d3f3", "dash": "solid"}, "marker": {"symbol": "circle"}, "mode": "lines", "name": "6.7", "showlegend": true, "type": "scattergl", "x": [21], "xaxis": "x", "y": [6.7], "yaxis": "y"}, {"hovertemplate": "Wind speed (m/s)=%{y}<br>Hour=%{x}<extra></extra>", "legendgroup": "6.0", "line": {"color": "#FF6692", "dash": "solid"}, "marker": {"symbol": "circle"}, "mode": "lines", "name": "6.0", "showlegend": true, "type": "scattergl", "x": [13, 14], "xaxis": "x", "y": [6, 6], "yaxis": "y"}, {"hovertemplate": "Wind speed (m/s)=%{y}<br>Hour=%{x}<extra></extra>", "legendgroup": "5.2", "line": {"color": "#B6E880", "dash": "solid"}, "marker": {"symbol": "circle"}, "mode": "lines", "name": "5.2", "showlegend": true, "type": "scattergl", "x": [17, 17], "xaxis": "x", "y": [5.2, 5.2], "yaxis": "y"}, {"hovertemplate": "Wind speed (m/s)=%{y}<br>Hour=%{x}<extra></extra>", "legendgroup": "5.6", "line": {"color": "#FF97FF", "dash": "solid"}, "marker": {"symbol": "circle"}, "mode": "lines", "name": "5.6", "showlegend": true, "type": "scattergl", "x": [18, 17], "xaxis": "x", "y": [5.6, 5.6], "yaxis": "y"}, {"hovertemplate": "Wind speed (m/s)=%{y}<br>Hour=%{x}<extra></extra>", "legendgroup": "7.4", "line": {"color": "#FECB52", "dash": "solid"}, "marker": {"symbol": "circle"}, "mode": "lines", "name": "7.4", "showlegend": true, "type": "scattergl", "x": [14], "xaxis": "x", "y": [7.4], "yaxis": "y"}, {"hovertemplate": "Wind speed (m/s)=%{y}<br>Hour=%{x}<extra></extra>", "legendgroup": "7.2", "line": {"color": "#636efa", "dash": "solid"}, "marker": {"symbol": "circle"}, "mode": "lines", "name": "7.2", "showlegend": true, "type": "scattergl", "x": [18], "xaxis": "x", "y": [7.2], "yaxis": "y"}, {"hovertemplate": "Wind speed (m/s)=%{y}<br>Hour=%{x}<extra></extra>", "legendgroup": "6.1", "line": {"color": "#EF553B", "dash": "solid"}, "marker": {"symbol": "circle"}, "mode": "lines", "name": "6.1", "showlegend": true, "type": "scattergl", "x": [20], "xaxis": "x", "y": [6.1], "yaxis": "y"}, {"hovertemplate": "Wind speed (m/s)=%{y}<br>Hour=%{x}<extra></extra>", "legendgroup": "7.3", "line": {"color": "#00cc96", "dash": "solid"}, "marker": {"symbol": "circle"}, "mode": "lines", "name": "7.3", "showlegend": true, "type": "scattergl", "x": [21], "xaxis": "x", "y": [7.3], "yaxis": "y"}, {"hovertemplate": "Wind speed (m/s)=%{y}<br>Hour=%{x}<extra></extra>", "legendgroup": "6.9", "line": {"color": "#ab63fa", "dash": "solid"}, "marker": {"symbol": "circle"}, "mode": "lines", "name": "6.9", "showlegend": true, "type": "scattergl", "x": [4], "xaxis": "x", "y": [6.9], "yaxis": "y"}, {"hovertemplate": "Wind speed (m/s)=%{y}<br>Hour=%{x}<extra></extra>", "legendgroup": "5.7", "line": {"color": "#FFA15A", "dash": "solid"}, "marker": {"symbol": "circle"}, "mode": "lines", "name": "5.7", "showlegend": true, "type": "scattergl", "x": [17], "xaxis": "x", "y": [5.7], "yaxis": "y"}], "layout": {"legend": {"title": {"text": "Wind speed (m/s)"}, "tracegroupgap": 0}, "title": {"text": "Wind speed vs Hour"}, "xaxis": {"anchor": "y", "domain": [0, 1], "title": {"text": "Hour"}}, "yaxis": {"anchor": "x", "categoryarray": [5.7, 6.9, 7.3, 6.1, 7.2, 7.4, 5.6, 5.2, 6, 6.7, 0.2, 4.9, 4.4, 5, 0.1, 4.6, 5.1, 3.6, 3.8, 4, 4.3, 0.3, 3.3, 0.4, 0.7, 2.9, 3.1, 0, 2.8, 2.4, 3, 3.9, 5.3, 4.7, 5.8, 5.4, 4.8, 4.1, 4.5, 3.5, 3.4, 3.7, 2.7, 1.9, 2.6, 1.8, 2.5, 2.1, 0.6, 1.7, 4.2, 3.2, 2, 1.6, 1.4, 1.2, 0.5, 1.1, 1.3, 1.5, 2.3, 0.9, 1, 0.8, 2.2], "categoryorder": "array", "domain": [0, 1], "title": {"text": "Wind speed (m/s)"}}}}
